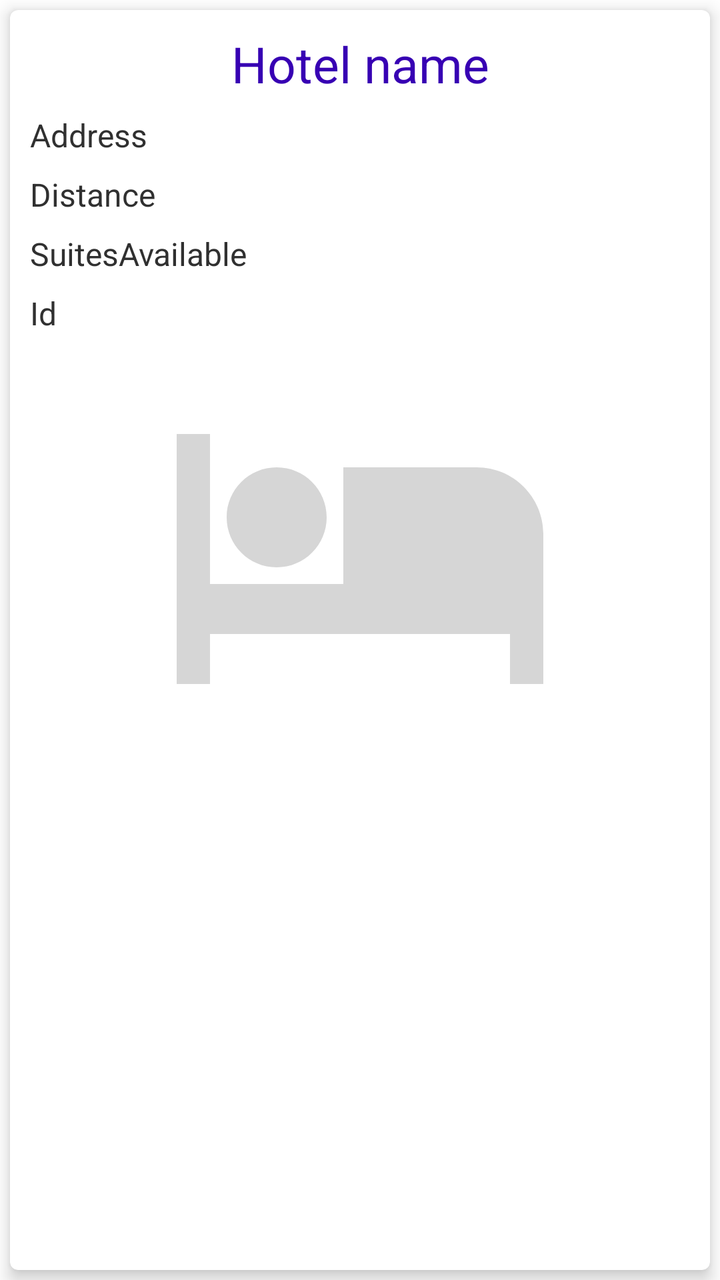
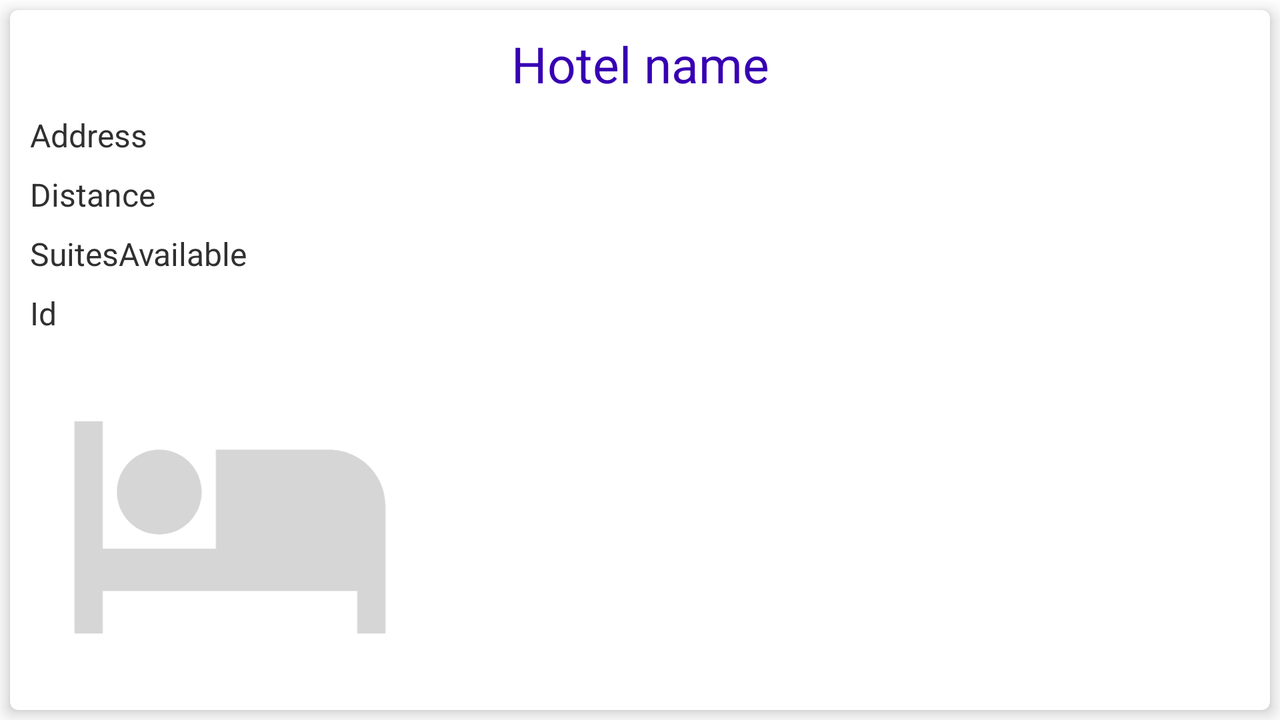

An Android layout and its configuration variant, each rendered on a device that would load it. The default file and the variant file are quoted in full after the pictures.
<!-- AndroidManifest.xml: application theme Theme.JsonParserTestTask2 -->
<!-- res/layout/fragment_detail_info.xml -->
<?xml version="1.0" encoding="utf-8"?>
<com.google.android.material.card.MaterialCardView xmlns:android="http://schemas.android.com/apk/res/android"
    xmlns:app="http://schemas.android.com/apk/res-auto"
    xmlns:tools="http://schemas.android.com/tools"
    android:layout_width="match_parent"
    android:layout_height="match_parent"
    android:layout_margin="5dp"
    app:cardBackgroundColor="@color/white"
    app:cardElevation="5dp">

    <androidx.constraintlayout.widget.ConstraintLayout
        android:id="@+id/constraintLayoutDetailInfo"
        android:layout_width="match_parent"
        android:layout_height="match_parent"
        android:padding="10dp">

        <TextView
            android:id="@+id/textViewHotelName"
            android:layout_width="0dp"
            android:layout_height="wrap_content"
            android:fontFamily="sans-serif"
            android:textAlignment="center"
            android:textColor="@color/purple_700"
            android:textSize="25sp"
            app:layout_constraintBottom_toTopOf="@id/textViewAddress"
            app:layout_constraintEnd_toEndOf="parent"
            app:layout_constraintStart_toStartOf="parent"
            app:layout_constraintTop_toTopOf="parent"
            tools:text="Hotel name" />

        <TextView
            android:id="@+id/textViewAddress"
            android:layout_width="0dp"
            android:layout_height="wrap_content"
            android:layout_marginTop="8dp"
            android:fontFamily="sans-serif"
            android:textColor="@color/color_gray_2"
            android:textSize="16sp"
            app:layout_constraintEnd_toEndOf="parent"
            app:layout_constraintStart_toStartOf="parent"
            app:layout_constraintTop_toBottomOf="@+id/textViewHotelName"
            tools:text="Address" />

        <TextView
            android:id="@+id/textViewDistance"
            android:layout_width="0dp"
            android:layout_height="wrap_content"
            android:layout_marginTop="8dp"
            android:fontFamily="sans-serif"
            android:textColor="@color/color_gray_2"
            android:textSize="16sp"
            app:layout_constraintEnd_toEndOf="@+id/textViewAddress"
            app:layout_constraintStart_toStartOf="@+id/textViewAddress"
            app:layout_constraintTop_toBottomOf="@+id/textViewAddress"
            tools:text="Distance" />

        <TextView
            android:id="@+id/textSuitesAvailable"
            android:layout_width="0dp"
            android:layout_height="wrap_content"
            android:layout_marginTop="8dp"
            android:fontFamily="sans-serif"
            android:textColor="@color/color_gray_2"
            android:textSize="16sp"
            app:layout_constraintEnd_toEndOf="parent"
            app:layout_constraintStart_toStartOf="parent"
            app:layout_constraintTop_toBottomOf="@+id/textViewDistance"
            tools:text="SuitesAvailable" />

        <TextView
            android:id="@+id/textViewId"
            android:layout_width="0dp"
            android:layout_height="wrap_content"
            android:layout_marginTop="8dp"
            android:fontFamily="sans-serif"
            android:textColor="@color/color_gray_2"
            android:textSize="16sp"
            app:layout_constraintEnd_toEndOf="parent"
            app:layout_constraintStart_toStartOf="parent"
            app:layout_constraintTop_toBottomOf="@+id/textSuitesAvailable"
            tools:text="Id" />

        <ImageView
            android:id="@+id/imageViewHotelPicture"
            android:layout_width="0dp"
            android:layout_height="200dp"
            android:layout_marginTop="8dp"
            android:contentDescription="@string/hotel_image"
            app:layout_constraintEnd_toEndOf="parent"
            app:layout_constraintHorizontal_bias="0.5"
            app:layout_constraintStart_toStartOf="parent"
            app:layout_constraintTop_toBottomOf="@+id/textViewId"
            app:layout_constraintVertical_weight="1"
            tools:src="@drawable/ic_hotel" />

        <FrameLayout
            android:id="@+id/fragmentShowHotelOnMap"
            android:layout_width="0dp"
            android:layout_height="0dp"
            android:layout_marginTop="8dp"
            app:layout_constraintBottom_toBottomOf="parent"
            app:layout_constraintEnd_toEndOf="parent"
            app:layout_constraintStart_toStartOf="parent"
            app:layout_constraintTop_toBottomOf="@+id/imageViewHotelPicture"
            app:layout_constraintVertical_weight="1" />

    </androidx.constraintlayout.widget.ConstraintLayout>

</com.google.android.material.card.MaterialCardView>
<!-- resources referenced by this layout -->
<resources>
  <color name="color_gray_2">#303030</color>
  <color name="purple_700">#FF3700B3</color>
  <color name="white">#FFFFFFFF</color>
  <!-- drawable ic_hotel (drawable) -->
  <vector xmlns:android="http://schemas.android.com/apk/res/android"
      android:width="24dp"
      android:height="24dp"
      android:tint="@color/color_gray_1"
      android:viewportWidth="24"
      android:viewportHeight="24">
      <path
          android:fillColor="@color/white"
          android:pathData="M7,13c1.66,0 3,-1.34 3,-3S8.66,7 7,7s-3,1.34 -3,3 1.34,3 3,3zM19,7h-8v7L3,14L3,5L1,5v15h2v-3h18v3h2v-9c0,-2.21 -1.79,-4 -4,-4z" />
  </vector>
  <string name="hotel_image">Hotel image</string>
  <style name="Theme.JsonParserTestTask2" parent="Theme.MaterialComponents.DayNight.DarkActionBar">
          
          <item name="colorPrimary">@color/purple_700</item>
          <item name="colorPrimaryVariant">@color/purple_700</item>
          <item name="colorOnPrimary">@color/white</item>
          
          <item name="colorSecondary">@color/white</item>
          <item name="colorSecondaryVariant">@color/teal_700</item>
          <item name="colorOnSecondary">@color/black</item>
          
          <item name="android:statusBarColor" tools:targetApi="l">?attr/colorPrimaryVariant</item>
          
          <item name="android:windowEnableSplitTouch">false</item>
          <item name="android:splitMotionEvents">false</item>
      </style>
  <color name="color_gray_1">#d6d6d6</color>
  <color name="teal_700">#FF018786</color>
  <color name="black">#FF000000</color>
</resources>
<!-- res/layout-land/fragment_detail_info.xml (the repository's variant of the layout above) -->
<!-- drawn on the phone turned sideways -->
<?xml version="1.0" encoding="utf-8"?>
<com.google.android.material.card.MaterialCardView xmlns:android="http://schemas.android.com/apk/res/android"
    xmlns:app="http://schemas.android.com/apk/res-auto"
    xmlns:tools="http://schemas.android.com/tools"
    android:layout_width="match_parent"
    android:layout_height="match_parent"
    android:layout_margin="5dp"
    app:cardBackgroundColor="@color/white"
    app:cardElevation="5dp">

    <androidx.constraintlayout.widget.ConstraintLayout
        android:id="@+id/constraintLayoutDetailInfo"
        android:layout_width="match_parent"
        android:layout_height="match_parent"
        android:padding="10dp">

        <ImageView
            android:id="@+id/imageViewHotelPicture"
            android:layout_width="200dp"
            android:layout_height="0dp"
            android:layout_marginTop="8dp"
            android:contentDescription="@string/hotel_image"
            app:layout_constraintBottom_toBottomOf="parent"
            app:layout_constraintStart_toStartOf="parent"
            app:layout_constraintTop_toBottomOf="@+id/textViewId"
            tools:src="@drawable/ic_hotel" />

        <TextView
            android:id="@+id/textViewHotelName"
            android:layout_width="0dp"
            android:layout_height="wrap_content"
            android:fontFamily="sans-serif"
            android:textAlignment="center"
            android:textColor="@color/purple_700"
            android:textSize="25sp"
            app:layout_constraintEnd_toEndOf="parent"
            app:layout_constraintStart_toStartOf="parent"
            app:layout_constraintTop_toTopOf="parent"
            tools:text="Hotel name" />

        <TextView
            android:id="@+id/textViewAddress"
            android:layout_width="0dp"
            android:layout_height="wrap_content"
            android:layout_marginTop="8dp"
            android:fontFamily="sans-serif"
            android:textColor="@color/color_gray_2"
            android:textSize="16sp"
            app:layout_constraintEnd_toEndOf="parent"
            app:layout_constraintStart_toStartOf="parent"
            app:layout_constraintTop_toBottomOf="@+id/textViewHotelName"
            tools:text="Address" />

        <TextView
            android:id="@+id/textViewDistance"
            android:layout_width="0dp"
            android:layout_height="wrap_content"
            android:layout_marginTop="8dp"
            android:fontFamily="sans-serif"
            android:textColor="@color/color_gray_2"
            android:textSize="16sp"
            app:layout_constraintEnd_toEndOf="@+id/textViewAddress"
            app:layout_constraintStart_toStartOf="@+id/textViewAddress"
            app:layout_constraintTop_toBottomOf="@+id/textViewAddress"
            tools:text="Distance" />

        <TextView
            android:id="@+id/textSuitesAvailable"
            android:layout_width="0dp"
            android:layout_height="wrap_content"
            android:layout_marginTop="8dp"
            android:fontFamily="sans-serif"
            android:textColor="@color/color_gray_2"
            android:textSize="16sp"
            app:layout_constraintEnd_toEndOf="parent"
            app:layout_constraintStart_toStartOf="parent"
            app:layout_constraintTop_toBottomOf="@+id/textViewDistance"
            tools:text="SuitesAvailable" />

        <TextView
            android:id="@+id/textViewId"
            android:layout_width="0dp"
            android:layout_height="wrap_content"
            android:layout_marginTop="8dp"
            android:fontFamily="sans-serif"
            android:textColor="@color/color_gray_2"
            android:textSize="16sp"
            app:layout_constraintEnd_toEndOf="parent"
            app:layout_constraintStart_toStartOf="parent"
            app:layout_constraintTop_toBottomOf="@+id/textSuitesAvailable"
            tools:text="Id" />

        <FrameLayout
            android:id="@+id/fragmentShowHotelOnMap"
            android:layout_width="0dp"
            android:layout_height="0dp"
            android:layout_marginStart="8dp"
            android:layout_marginTop="8dp"
            app:layout_constraintBottom_toBottomOf="parent"
            app:layout_constraintEnd_toEndOf="parent"
            app:layout_constraintHorizontal_bias="0.491"
            app:layout_constraintStart_toEndOf="@+id/imageViewHotelPicture"
            app:layout_constraintTop_toBottomOf="@+id/textViewId"
            app:layout_constraintVertical_bias="0.406" />

    </androidx.constraintlayout.widget.ConstraintLayout>

</com.google.android.material.card.MaterialCardView>
